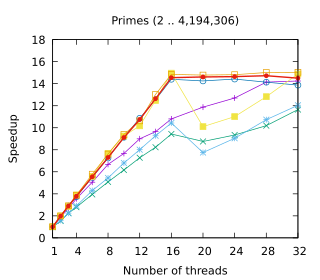

Reproduce this figure in gnuplot.
set title "Primes (2 .. 4,194,306)"
set terminal pdf size 3.2,2.8
set output "./results/Primes_2_.._4,194,306.pdf"
set key off
set xrange [1:32]
set xtics (1, 4, 8, 12, 16, 20, 24, 28, 32)
set xlabel "Number of threads"
set yrange [0:18]
set ylabel "Speedup"
plot './results/Primes_2_.._4,194,306.dat' using 1:2 title "Rayon" ls 1 lw 1 pointsize 0.7 with linespoints, \
  './results/Primes_2_.._4,194,306.dat' using 1:3 title "Static" ls 2 lw 1 pointsize 0.7 with linespoints, \
  './results/Primes_2_.._4,194,306.dat' using 1:4 title "Static (pinned)" ls 3 lw 1 pointsize 0.7 with linespoints, \
  './results/Primes_2_.._4,194,306.dat' using 1:5 title "Work stealing" ls 6 lw 1 pointsize 0.7 with linespoints, \
  './results/Primes_2_.._4,194,306.dat' using 1:6 title "OpenMP (static)" ls 5 lw 1 pointsize 0.7 with linespoints, \
  './results/Primes_2_.._4,194,306.dat' using 1:7 title "OpenMP (dynamic)" ls 4 lw 1 pointsize 0.7 with linespoints, \
  './results/Primes_2_.._4,194,306.dat' using 1:8 title "Work assisting (our)" ls 7 lw 2 pointsize 0.4 with linespoints
